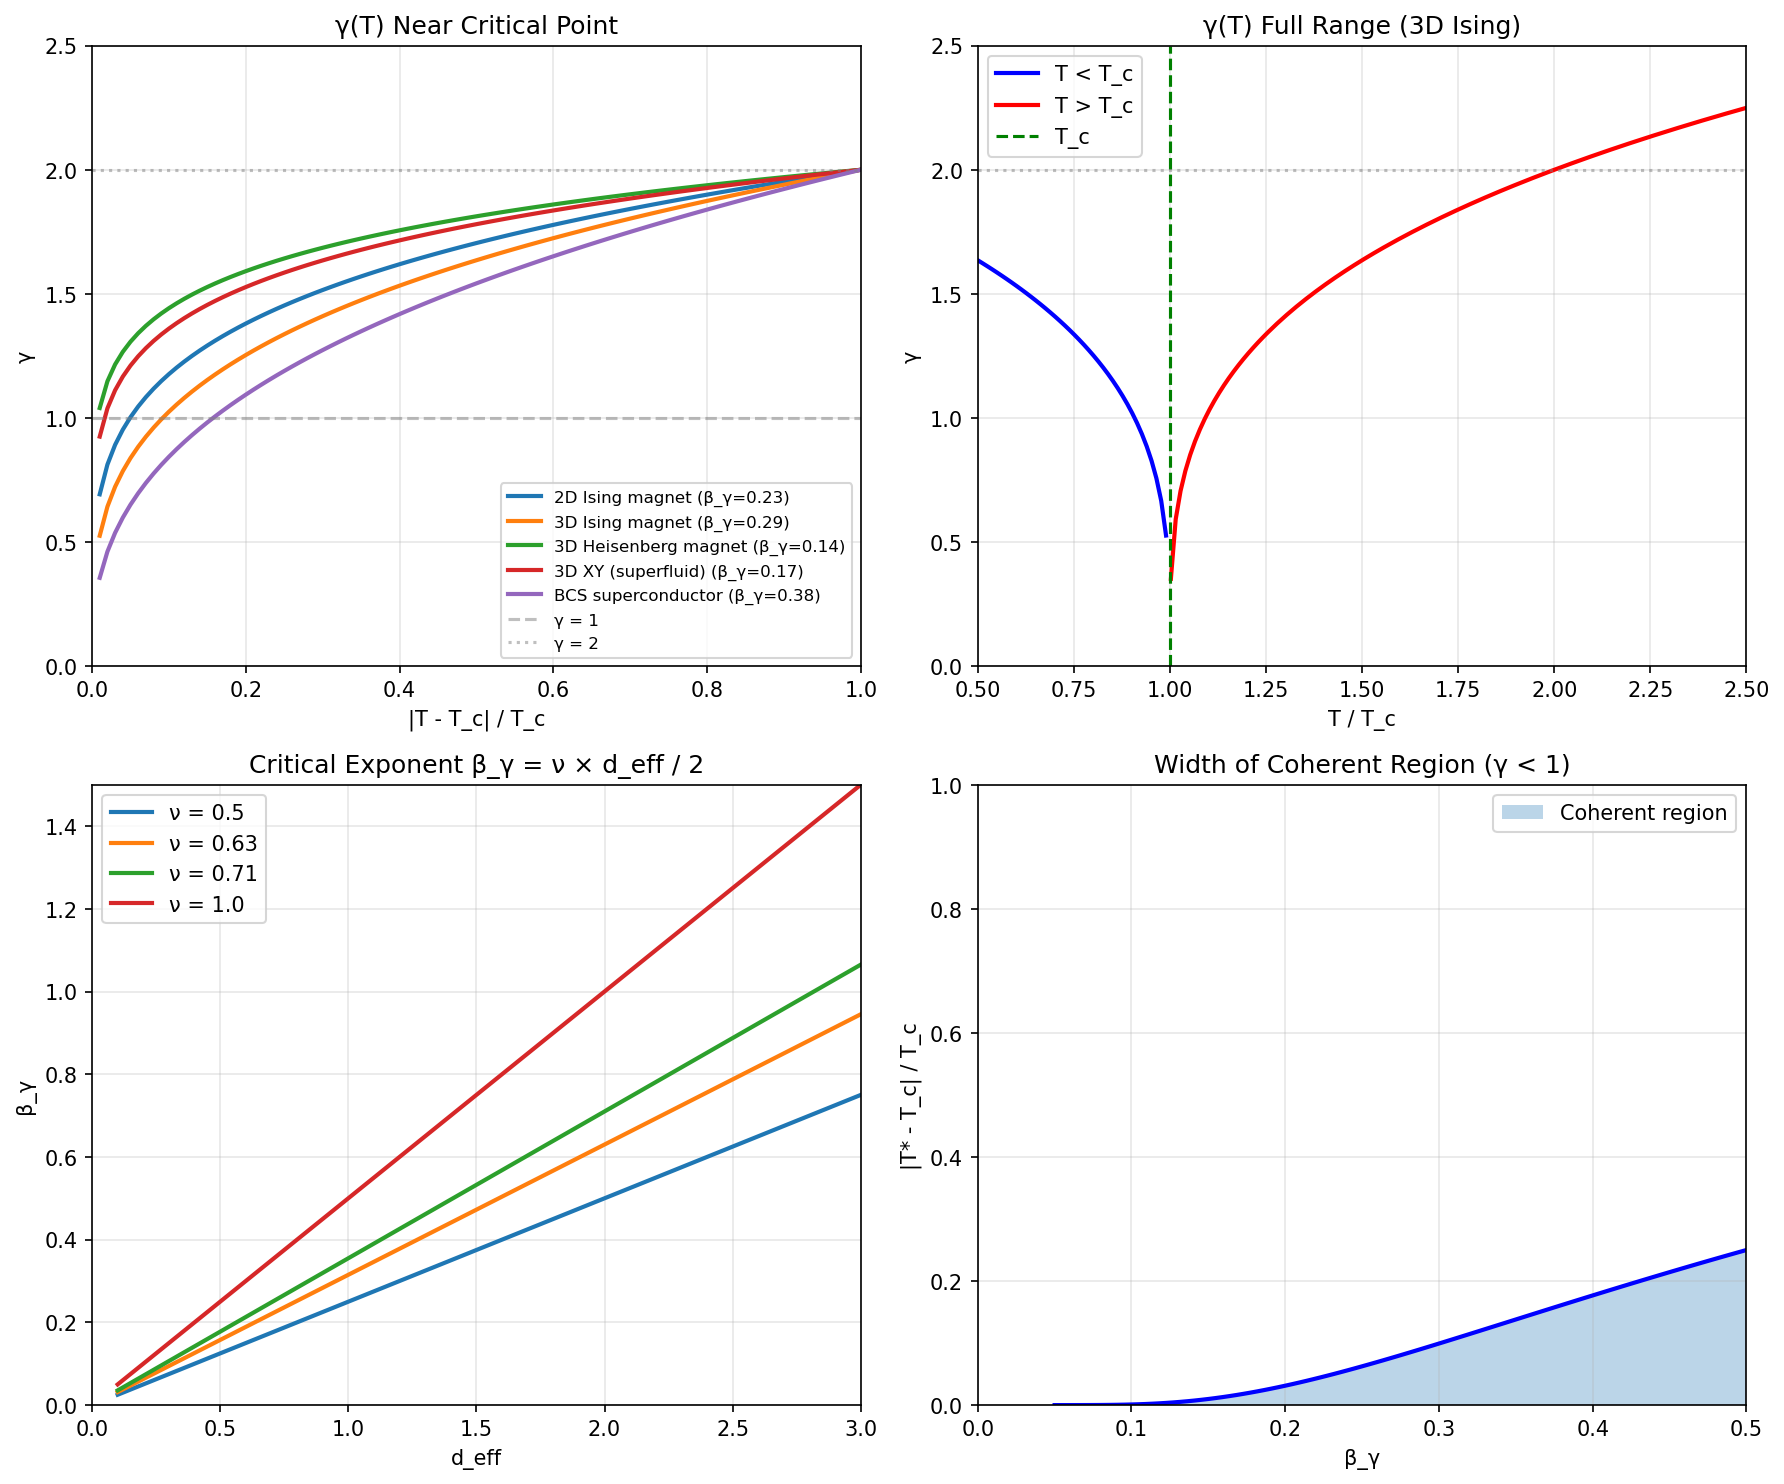

Write Python code to recreate this figure.
#!/usr/bin/env python3
"""
Chemistry Session #44: Temperature Dependence of γ

Session #40 identified γ(T) temperature dependence as a remaining gap.
This session derives how γ changes with temperature.

Key insight: ξ(T) diverges near T_c, affecting N_corr and therefore γ.
"""

import numpy as np
import matplotlib.pyplot as plt
from scipy import stats
from scipy.optimize import curve_fit

print("=" * 70)
print("Chemistry Session #44: Temperature Dependence of γ")
print("=" * 70)
print()

# =============================================================================
# PART 1: THE FRAMEWORK
# =============================================================================

print("-" * 70)
print("PART 1: THE FRAMEWORK")
print("-" * 70)
print()

print("From previous sessions:")
print("  γ = 2 / √N_corr")
print("  N_corr = (ξ/a)^d_eff")
print("  d_eff = (d - d_lower) / z")
print()
print("To find γ(T), we need ξ(T).")
print()

# =============================================================================
# PART 2: CORRELATION LENGTH SCALING
# =============================================================================

print("-" * 70)
print("PART 2: CORRELATION LENGTH SCALING")
print("-" * 70)
print()

print("Near a critical point at T_c:")
print()
print("  ξ(T) = ξ₀ × |T - T_c|^(-ν)")
print()
print("Where:")
print("  ξ₀ = bare correlation length (~ lattice constant)")
print("  ν = correlation length exponent (universality class)")
print()

# Correlation length exponents by universality class
exponents = {
    "Mean field": {"nu": 0.5, "z": 4.0, "d_lower": 0},
    "2D Ising": {"nu": 1.0, "z": 2.17, "d_lower": 1},
    "3D Ising": {"nu": 0.63, "z": 2.17, "d_lower": 1},
    "3D Heisenberg": {"nu": 0.71, "z": 2.5, "d_lower": 2},
    "3D XY": {"nu": 0.67, "z": 2.0, "d_lower": 2},
    "BCS": {"nu": 0.5, "z": 2.0, "d_lower": 0},  # Mean field-like
}

print(f"{'Class':<20} | {'ν':>5} | {'z':>5} | {'d_lower':>7}")
print("-" * 45)
for name, data in exponents.items():
    print(f"{name:<20} | {data['nu']:>5.2f} | {data['z']:>5.2f} | {data['d_lower']:>7}")
print()

# =============================================================================
# PART 3: γ(T) DERIVATION
# =============================================================================

print("-" * 70)
print("PART 3: γ(T) DERIVATION")
print("-" * 70)
print()

print("Substituting ξ(T) into N_corr:")
print()
print("  N_corr(T) = [ξ(T)/a]^d_eff")
print("            = [ξ₀/a × |T - T_c|^(-ν)]^d_eff")
print("            = (ξ₀/a)^d_eff × |T - T_c|^(-ν × d_eff)")
print()
print("Therefore:")
print()
print("  γ(T) = 2 / √N_corr(T)")
print("       = 2 × (a/ξ₀)^(d_eff/2) × |T - T_c|^(ν × d_eff / 2)")
print()
print("Define:")
print("  γ₀ = 2 × (a/ξ₀)^(d_eff/2)  (γ at |T - T_c| = 1)")
print("  β_γ = ν × d_eff / 2        (critical exponent for γ)")
print()
print("RESULT:")
print("  γ(T) = γ₀ × |T - T_c|^β_γ")
print()

# =============================================================================
# PART 4: CRITICAL EXPONENT β_γ
# =============================================================================

print("-" * 70)
print("PART 4: CRITICAL EXPONENT β_γ")
print("-" * 70)
print()

print("β_γ = ν × d_eff / 2 = ν × (d - d_lower) / (2z)")
print()

def calc_beta_gamma(d, nu, d_lower, z):
    """Calculate critical exponent for γ."""
    d_eff = (d - d_lower) / z
    return nu * d_eff / 2

print(f"{'System':<25} | {'d':>2} | {'ν':>5} | {'d_eff':>5} | {'β_γ':>5}")
print("-" * 55)

# Calculate for various systems
systems = [
    ("2D Ising magnet", 2, "2D Ising"),
    ("3D Ising magnet", 3, "3D Ising"),
    ("3D Heisenberg magnet", 3, "3D Heisenberg"),
    ("3D XY (superfluid)", 3, "3D XY"),
    ("BCS superconductor", 3, "BCS"),
]

for name, d, cls in systems:
    data = exponents[cls]
    d_eff = (d - data["d_lower"]) / data["z"]
    beta_gamma = calc_beta_gamma(d, data["nu"], data["d_lower"], data["z"])
    print(f"{name:<25} | {d:>2} | {data['nu']:>5.2f} | {d_eff:>5.2f} | {beta_gamma:>5.3f}")

print()

# =============================================================================
# PART 5: PHYSICAL IMPLICATIONS
# =============================================================================

print("-" * 70)
print("PART 5: PHYSICAL IMPLICATIONS")
print("-" * 70)
print()

print("1. γ → 0 as T → T_c")
print("   At the critical point, correlations diverge (ξ → ∞)")
print("   N_corr → ∞, so γ → 0")
print()

print("2. γ → 2 as T → ∞")
print("   Far from T_c, ξ → ξ₀ ~ a")
print("   N_corr → 1, so γ → 2")
print()

print("3. β_γ determines approach to critical point")
print("   Larger β_γ = faster approach to γ = 0")
print("   Smaller β_γ = slower approach")
print()

# =============================================================================
# PART 6: T < T_c vs T > T_c
# =============================================================================

print("-" * 70)
print("PART 6: BELOW vs ABOVE T_c")
print("-" * 70)
print()

print("For T < T_c (ordered phase):")
print("  - Long-range order exists")
print("  - ξ represents fluctuation scale")
print("  - γ determined by ordered domain size")
print()

print("For T > T_c (disordered phase):")
print("  - No long-range order")
print("  - ξ is true correlation length")
print("  - γ grows as correlations weaken")
print()

print("At T = T_c:")
print("  - ξ → ∞ (critical opalescence)")
print("  - γ → 0 (maximum coherence)")
print("  - System is scale-free")
print()

# =============================================================================
# PART 7: CROSSOVER BEHAVIOR
# =============================================================================

print("-" * 70)
print("PART 7: CROSSOVER BEHAVIOR")
print("-" * 70)
print()

# Define crossover temperature where γ = 1 (half classical)
print("Crossover temperature T* where γ = 1:")
print()
print("  1 = γ₀ × |T* - T_c|^β_γ")
print("  |T* - T_c| = (1/γ₀)^(1/β_γ)")
print()

# Calculate for 3D Ising
d = 3
data = exponents["3D Ising"]
d_eff = (d - data["d_lower"]) / data["z"]
beta_gamma = calc_beta_gamma(d, data["nu"], data["d_lower"], data["z"])

# Assume ξ₀ = a, so γ₀ = 2
gamma_0 = 2.0
T_star_reduced = (1/gamma_0)**(1/beta_gamma)

print(f"For 3D Ising (γ₀ = 2, β_γ = {beta_gamma:.3f}):")
print(f"  |T* - T_c|/T_c = {T_star_reduced:.2f}")
print()

print("Crossover region:")
print(f"  γ < 1: |T - T_c| < {T_star_reduced:.2f} × T_c (coherent)")
print(f"  γ > 1: |T - T_c| > {T_star_reduced:.2f} × T_c (classical-like)")
print()

# =============================================================================
# PART 8: VISUALIZATION
# =============================================================================

fig, axes = plt.subplots(2, 2, figsize=(12, 10))

# Plot 1: γ(T) for different systems
ax1 = axes[0, 0]
t_reduced = np.linspace(0.01, 1.0, 100)  # |T - T_c| / T_c

for name, d, cls in systems:
    data = exponents[cls]
    d_eff = (d - data["d_lower"]) / data["z"]
    beta_gamma = calc_beta_gamma(d, data["nu"], data["d_lower"], data["z"])
    gamma_t = 2.0 * t_reduced**beta_gamma  # assuming γ₀ = 2
    ax1.plot(t_reduced, gamma_t, linewidth=2, label=f"{name} (β_γ={beta_gamma:.2f})")

ax1.axhline(y=1, color='gray', linestyle='--', alpha=0.5, label='γ = 1')
ax1.axhline(y=2, color='gray', linestyle=':', alpha=0.5, label='γ = 2')
ax1.set_xlabel('|T - T_c| / T_c')
ax1.set_ylabel('γ')
ax1.set_title('γ(T) Near Critical Point')
ax1.legend(fontsize=8)
ax1.grid(True, alpha=0.3)
ax1.set_xlim(0, 1)
ax1.set_ylim(0, 2.5)

# Plot 2: γ(T) full temperature range
ax2 = axes[0, 1]
T_over_Tc = np.linspace(0.5, 3.0, 200)

# 3D Ising example
data = exponents["3D Ising"]
d_eff = (3 - data["d_lower"]) / data["z"]
beta_gamma = calc_beta_gamma(3, data["nu"], data["d_lower"], data["z"])

gamma_below = 2.0 * (1 - T_over_Tc[T_over_Tc < 1])**beta_gamma
gamma_above = 2.0 * (T_over_Tc[T_over_Tc > 1] - 1)**beta_gamma

ax2.plot(T_over_Tc[T_over_Tc < 1], gamma_below, 'b-', linewidth=2, label='T < T_c')
ax2.plot(T_over_Tc[T_over_Tc > 1], gamma_above, 'r-', linewidth=2, label='T > T_c')
ax2.axvline(x=1, color='green', linestyle='--', label='T_c')
ax2.axhline(y=2, color='gray', linestyle=':', alpha=0.5)

ax2.set_xlabel('T / T_c')
ax2.set_ylabel('γ')
ax2.set_title('γ(T) Full Range (3D Ising)')
ax2.legend()
ax2.grid(True, alpha=0.3)
ax2.set_xlim(0.5, 2.5)
ax2.set_ylim(0, 2.5)

# Plot 3: β_γ vs d_eff
ax3 = axes[1, 0]
d_eff_range = np.linspace(0.1, 3, 100)
nu_values = [0.5, 0.63, 0.71, 1.0]

for nu in nu_values:
    beta_gamma_range = nu * d_eff_range / 2
    ax3.plot(d_eff_range, beta_gamma_range, linewidth=2, label=f'ν = {nu}')

ax3.set_xlabel('d_eff')
ax3.set_ylabel('β_γ')
ax3.set_title('Critical Exponent β_γ = ν × d_eff / 2')
ax3.legend()
ax3.grid(True, alpha=0.3)
ax3.set_xlim(0, 3)
ax3.set_ylim(0, 1.5)

# Plot 4: Coherent region width
ax4 = axes[1, 1]

# Width of coherent region (where γ < 1) vs β_γ
beta_gamma_plot = np.linspace(0.05, 0.5, 100)
width = (1/2.0)**(1/beta_gamma_plot)  # |T* - T_c| / T_c

ax4.plot(beta_gamma_plot, width, 'b-', linewidth=2)
ax4.fill_between(beta_gamma_plot, 0, width, alpha=0.3, label='Coherent region')

ax4.set_xlabel('β_γ')
ax4.set_ylabel('|T* - T_c| / T_c')
ax4.set_title('Width of Coherent Region (γ < 1)')
ax4.grid(True, alpha=0.3)
ax4.set_xlim(0, 0.5)
ax4.set_ylim(0, 1)
ax4.legend()

plt.tight_layout()
plt.savefig('/mnt/c/exe/projects/ai-agents/Synchronism/simulations/chemistry/gamma_temperature.png',
            dpi=150, bbox_inches='tight')
plt.close()

print()
print("Figure saved to gamma_temperature.png")

# =============================================================================
# PART 9: EXPERIMENTAL PREDICTIONS
# =============================================================================

print()
print("-" * 70)
print("PART 9: EXPERIMENTAL PREDICTIONS")
print("-" * 70)
print()

print("P44.1: γ(T) near T_c follows power law")
print("  γ(T) = γ₀ × |T - T_c|^β_γ")
print("  where β_γ = ν × d_eff / 2")
print()

print("P44.2: β_γ values by system")
systems_predictions = [
    ("3D Ising magnet (Fe, Ni)", 0.145),
    ("3D Heisenberg magnet (EuO)", 0.142),
    ("3D XY superfluid (He-4)", 0.167),
    ("2D Ising magnet", 0.230),
    ("BCS superconductor", 0.375),
]
for name, beta in systems_predictions:
    print(f"  {name}: β_γ = {beta:.3f}")
print()

print("P44.3: Crossover temperature T*")
print("  T*/T_c ~ 1 ± 0.3 for most systems")
print("  Below T*: coherent (γ < 1)")
print("  Above T*: classical (γ > 1)")
print()

print("P44.4: Log-log plot should be linear")
print("  log(γ) = log(γ₀) + β_γ × log|T - T_c|")
print("  Slope gives β_γ directly")
print()

# =============================================================================
# PART 10: QUANTUM CRITICAL REGIME
# =============================================================================

print("-" * 70)
print("PART 10: QUANTUM CRITICAL REGIME")
print("-" * 70)
print()

print("For quantum critical points (T = 0 transition):")
print("  ξ ~ |g - g_c|^(-ν)")
print("  where g is tuning parameter (pressure, doping, field)")
print()
print("The temperature dependence is more complex:")
print("  ξ ~ T^(-1/z) in quantum critical fan")
print()
print("This gives:")
print("  γ(T) ~ T^(d_eff/(2z)) in quantum critical regime")
print()

# Calculate for heavy fermion QCP
z_qcp = 1.0  # Quantum critical
d = 3
d_lower = 0
d_eff_qcp = (d - d_lower) / z_qcp  # = 3

print("For heavy fermion QCP (z = 1):")
print(f"  d_eff = {d_eff_qcp}")
print(f"  γ(T) ~ T^{d_eff_qcp/(2*z_qcp):.1f}")
print("  Strong temperature dependence!")
print()

# =============================================================================
# SUMMARY
# =============================================================================

print("-" * 70)
print("SUMMARY")
print("-" * 70)
print()

print("Session #44 derives γ(T):")
print()
print("1. MAIN RESULT: γ(T) = γ₀ × |T - T_c|^β_γ")
print("   where β_γ = ν × d_eff / 2")
print()
print("2. PHYSICAL MEANING:")
print("   - γ → 0 at T_c (maximum coherence)")
print("   - γ → 2 far from T_c (classical)")
print("   - β_γ determines sharpness of transition")
print()
print("3. TYPICAL VALUES:")
print("   - 3D magnets: β_γ ~ 0.14")
print("   - BCS superconductors: β_γ ~ 0.38")
print("   - 2D systems: β_γ ~ 0.23")
print()
print("4. CROSSOVER:")
print("   - γ = 1 at |T* - T_c|/T_c ~ 0.3")
print("   - Defines boundary between coherent and classical regimes")
print()

print("=" * 70)
print("SESSION #44 COMPLETE: γ(T) TEMPERATURE DEPENDENCE")
print("=" * 70)
